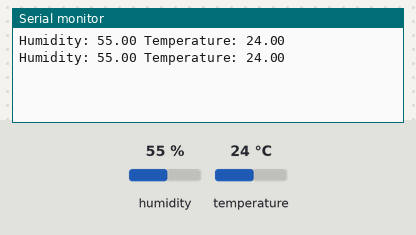
A sketch run on a simulated Arduino Uno, built with avr-gcc and run on an emulated ATmega328P. Parts: the last lines printed to the serial monitor. Inputs (shaded band) come from the test bench; at power-on: humidity 55 %, temperature 24 °C.

Above: at 4.8 s.
4.9 s: humidity set to 22 %
At 7.4 s:
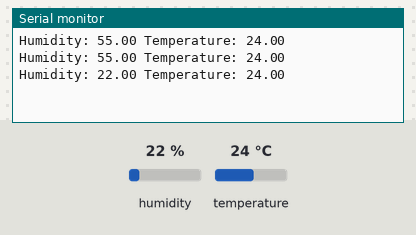
7.9 s: temperature set to 12 °C
At 8.6 s:
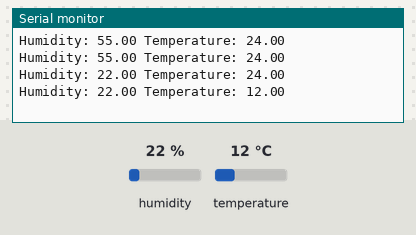
10.9 s: humidity set to 40 %
At 13.5 s:
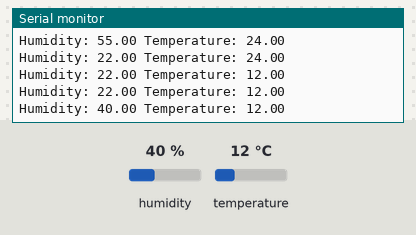
Timing chart, 0 to 15.0 s (numbered marks = the images above; inputs shaded):
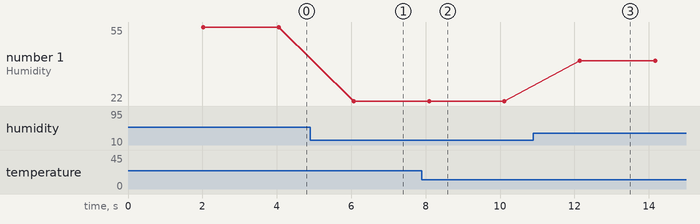

The sketch:

temperatureAdafruit.ino
```cpp
// библиотка https://github.com/adafruit/DHT-sensor-library

#include "DHT.h"
#define DHTPIN 2 // номер пина, к которому подсоединен датчик

// Раскомментируйте в соответствии с используемым датчиком
// Инициируем датчик
// DHT dht(DHTPIN, DHT22);
DHT dht(DHTPIN, DHT11);

void setup() {
Serial.begin(9600);
dht.begin();
}

void loop() {
// Задержка 2 секунды между измерениями
delay(2000);

//Считываем влажность
float h = dht.readHumidity();

// Считываем температуру
float t = dht.readTemperature();

// Проверка удачно прошло ли считывание.
if (isnan(h) || isnan(t)) {
Serial.println("Не удается считать показания");
return;
}
Serial.print("Humidity: ");
Serial.print(h);
Serial.print(" Temperature: ");
Serial.println(t);
}
```

Measured:
- after the input at 4.9 s, the serial monitor: prints a new line after 1.2 s (image 1)
- after the input at 7.9 s, the serial monitor: prints a new line after 0.20 s (image 2)
- after the input at 10.9 s, the serial monitor: prints a new line after 1.2 s (image 3)
- plotted number 1: 55 → 22 after the input at 4.9 s, 22 → 40 after the input at 10.9 s
